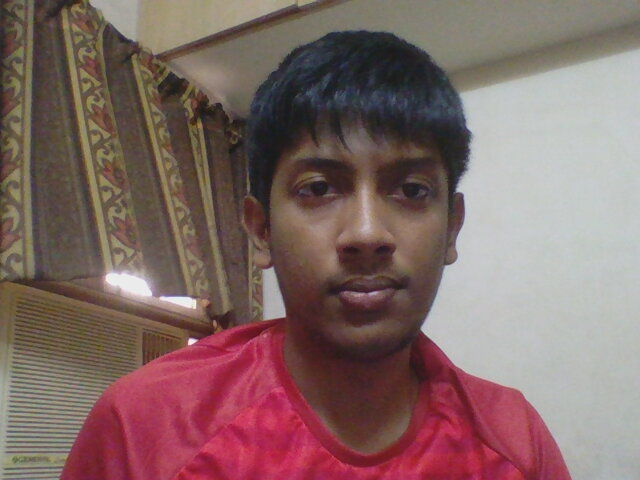
#> input picture face detection and body detection/photo.jpg, 640 x 480 px, given in place of the camera
$ jupyter execute 'Live Sketch.ipynb'
#> lines starting #> are read from the running program, lines starting #| are printed output that depends on the picture
#> further down, frame is the input picture: shape (480, 640, 3); mean B, G, R 101.9, 104.4, 130
[cell 1]
import numpy
import cv2
def sketch(image):
        gray = cv2.cvtColor(image , cv2.COLOR_BGR2GRAY)
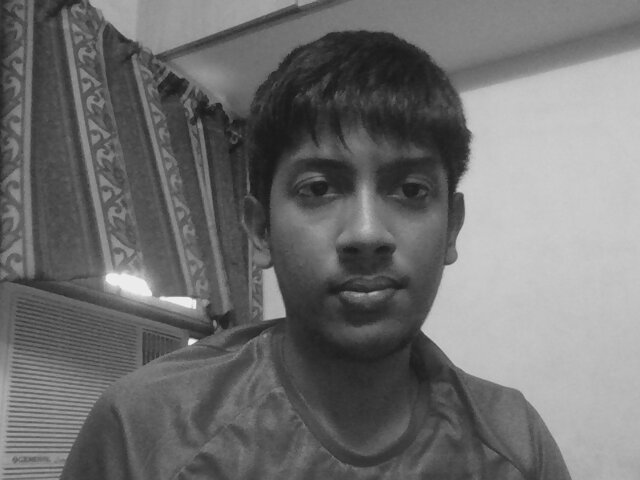
#> gray: shape (480, 640); min 22, max 245, mean 111.8
        blur = cv2.GaussianBlur(gray,(21,21),0)
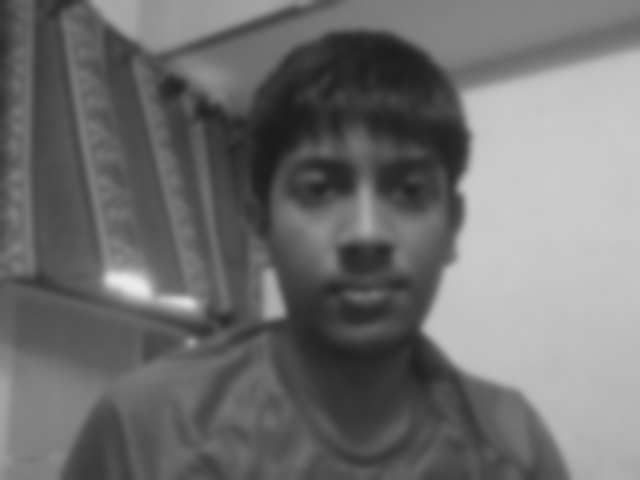
#> blur: shape (480, 640); min 27, max 234, mean 111.8
        canny = cv2.Canny(image,70,120)
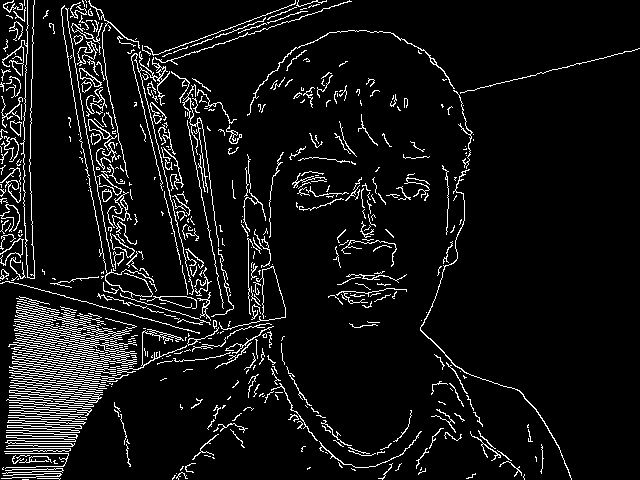
#> canny: shape (480, 640); 7.7% white in thin lines or dots
        ret,thresh = cv2.threshold(canny,170,255,cv2.THRESH_BINARY_INV)
#> thresh: shape (480, 640); 92.3% white; black in thin lines or dots
        return thresh

cap = cv2.VideoCapture(0)


while True:
    ret, frame = cap.read()
    cv2.imshow('Live Sketch' , sketch(frame))
    cv2.imshow('frame',frame)
    if cv2.waitKey(1) == 13:
#> (key Esc is pressed here)
        break
cap.release()
cv2.destroyAllWindows()
